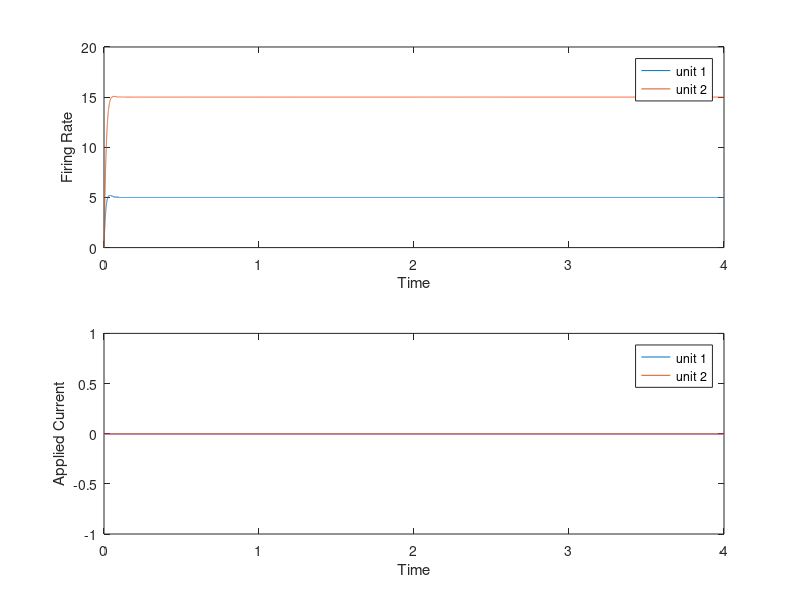
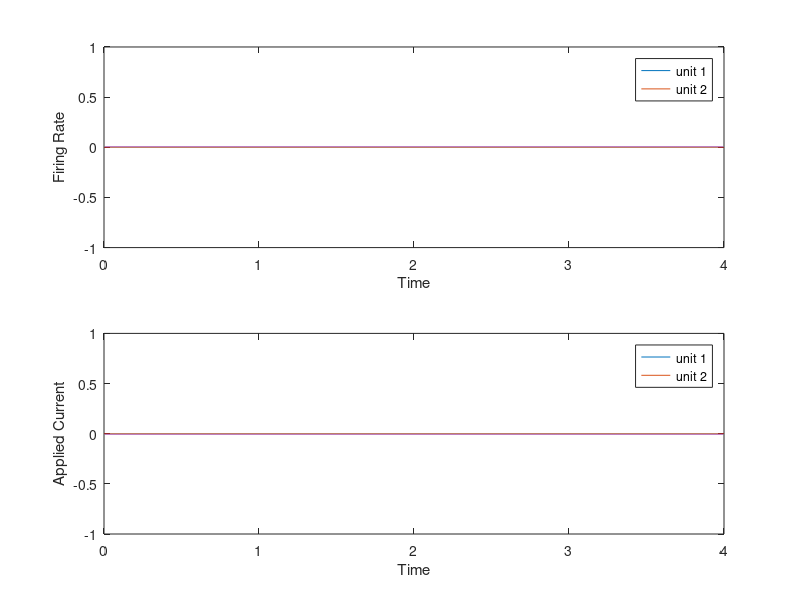
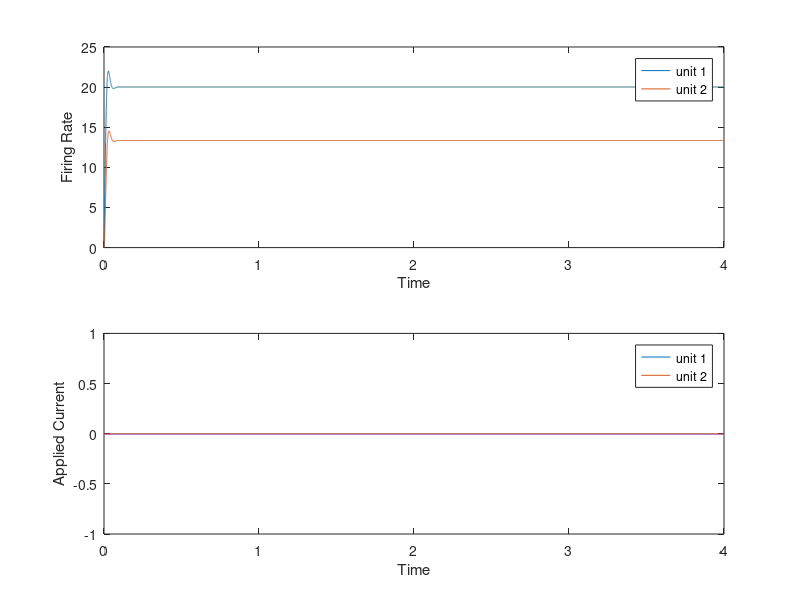
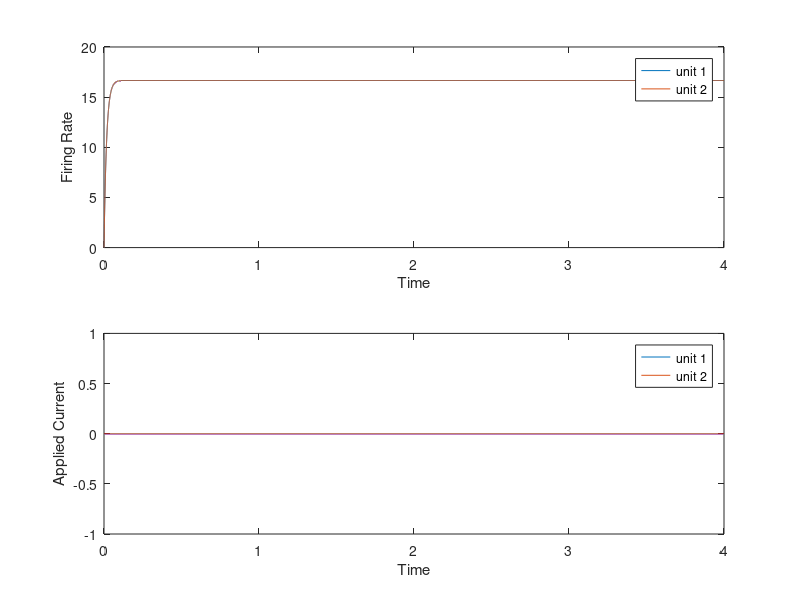

MATLAB code for these plots, in order:
% Tutorial 7.2 - Homework 8
%Code written by Connor Zawacki
%About: This code simulates several firing rate models with either 2 or 3
%units, carying connection strengths and thresholds. Each "trial" is
%analyzed in order to determine the type of dynamical system present
%(distinct states, choatic vs heteroclinic, etc.)

%%
tao = 10e-3;
dt = 0.1e-3;
tmax = 4;
tvec = 0:dt:tmax;
rmax = 100;
for trial=1:9
    r1vec = zeros(size(tvec));
    r2vec = zeros(size(tvec));
switch(trial)
    case{1}
        N=2;
        W = [0.6 1; -0.2 0];
        thresh1 = -5;
        thresh2 = -10;
        Iapp1 = zeros(size(tvec));
        %Iapp1(ceil(numel(Iapp1)/4):3*ceil(numel(Iapp1)/4)) = 5;
        Iapp2 = zeros(size(tvec));

        %unit 1 has mild self excitation and excites unit 2
        %unit 2 has no self connection and has mildly inhibits unit 1
        %both units are spontaneously active, but unit 2 more than 1

    case{2}
        N=2;
        W = [1.2 -0.3; -0.2 1.1];
        thresh1 = 10;
        thresh2 = 5;
        Iapp1 = zeros(size(tvec));
        Iapp2 = zeros(size(tvec));

        %unit 1 excites itself and slightly inhibits unit 2
        %unit 2 follows the same pattern, but to a lesser degree
        %unit 1 has a higher threshold for activity
    case{3}
        N=2;
        W = [2.5 2; -3 -2];
        thresh1 = -10;
        thresh2 = 0;
        Iapp1 = zeros(size(tvec));
        Iapp2 = zeros(size(tvec));

        %unit 1 excites itself a lot and excites unit 2 slightly less
        %unit 2 inhibits unit 1 a lot and inhibits itelf slightly less 
        %unit 1 is spontaneously active
        %unit 2 has no threshold for activity
    case{4}
        N=2;
        W = [0.8 -0.2; -0.4 0.6];
        thresh1 = -10;
        thresh2 = -10;
        Iapp1 = zeros(size(tvec));
        Iapp2 = zeros(size(tvec));

        %unit 1 has mild self excitation and slight inhibition of unit 2
        %unit 2 has mild self excitation(to a lesser degree) and slight inhibition (to a higher degree) of unit 2

        %both units are spontaneously active

    case{5}
        N=2;
        W = [2 1; -1.5 0];
        thresh1 = 0;
        thresh2 = 20;
        Iapp1 = zeros(size(tvec));
        Iapp2 = zeros(size(tvec));

        %unit 1 has self excitation twice as powerful as its excitation to
        %unit 2 has inhibition to unit 1 and no recurrent connections

        %unit 1 has no threshold for activity, unit 2 has a high threshold

    case{6}
        N=3;
        W = [1.5 0 1; 0 2 1; -2.5 -3 -1];
        thresh1 = -10;
        thresh2 = -5;
        thresh3 = 5;
        Iapp1 = zeros(size(tvec));
        Iapp2 = zeros(size(tvec));
        Iapp3 = zeros(size(tvec));
        r3vec = zeros(size(tvec));
        %unit 1 has self excitation and excites unit 3
        %unit 2 has self excitation and excites unit 3
        %unit 3 inhibits all units including itself

        %units 1 and 2 are spontaneously active, unit 3 has a low threshold
        %for activity

    case{7}
        N=3;
        W = [2.2 -0.5 0.9; -0.7 2 1.2; -1.6 -1.2 0];
        thresh1 = -18;
        thresh2 = -15;
        thresh3 = 0;
        r3vec = zeros(size(tvec));
        Iapp1 = zeros(size(tvec));
        Iapp2 = zeros(size(tvec));
        Iapp3 = zeros(size(tvec));

        %unit 1 self excites powerfuly, excites unit 3 mildly, and inhibits
        %unit 2 slightly

        %unit 2 inhibits 1 slightly, self excites powerfully, and excites
        %unit 3 mildly

        %unit 3 inhibits the other 2 units, and has no self connections

        %units 1 and 2 are spontaneously active, unit 3 has no threshold
        %for activity

    case{8}
        N=3;
        W = [2.05 -0.2 1.2; -0.05 2.1 0.5; -1.6 -4 0];
        thresh1 = -10;
        thresh2 = -20;
        thresh3 = 10;
        r3vec = zeros(size(tvec));
        Iapp1 = zeros(size(tvec));
        Iapp2 = zeros(size(tvec));
        Iapp3 = zeros(size(tvec));

        %unit 1 excites itself and unit 3 and slightly inhibits unit 2
        %unit 2 barely inhibits unit 1, self excites and slightly excites
        %unit 3

        %unit 3 inhibits unit 1, inhibits unit 2 a lot, and has no self
        %connection

        %units 1 and 2 are spontaneously active, unit 3 has a higher
        %threshold for activity
    case{9}
        N=3;
        W = [0.98 -0.015 -0.01; 0 0.99 -0.02; -0.02 0.005 1.01];
        thresh1 = -2;
        thresh2 = -1;
        thresh3 = -1;
        r3vec = zeros(size(tvec));
        Iapp1 = zeros(size(tvec));
        Iapp2 = zeros(size(tvec));
        Iapp3 = zeros(size(tvec));

        %unit1 self excites, and slightly inhibits other units
        %unit2 self excites and slightly inhibits unit 3
        %unit 3 self excites, slightly inhibits unit 1 and slightly
        %excites unit 2

        %all units are spontaneously active at a a low level, unit 1 more
        %than the other two

end
    %I found it most convinient to vary initial conditions and Iapp vecs
    %here so as to test several trials with a single run of the code
    %r2vec(1)=0;
    %r2vec(1)=0;
    %r3vec(1)=0;
    %Iapp1(ceil(numel(Iapp2)/2)-10000:ceil(numel(Iapp2)/2)-5000)=-50;
    %Iapp1(ceil(numel(Iapp2)/2)-10000:ceil(numel(Iapp2)/2)+5000)=-80;
    %Iapp2(ceil(numel(Iapp2)/2)-10000:ceil(numel(Iapp2)/2)+5000)=5;
    %Iapp3(ceil(numel(Iapp2)/2)-10000:ceil(numel(Iapp2)/2)+10000)=50;
    %Iapp2(ceil(numel(Iapp2)/2)+10000:ceil(numel(Iapp2)/2)+15000)=80;
    %Iapp1(ceil(numel(Iapp2)/2)-10000:ceil(numel(Iapp2)/2)-10000+floor(numel(Iapp2)/100))=-50;
    %the above are just a few of the different params I tried, obviously
    %with varyation in duration, level of applied current, inhibition vs
    %excitation, and different starting firing rates


    


    for i=2:numel(tvec)
        if N==3
            r1vec(i)= r1vec(i-1) + dt/tao*(-r1vec(i-1)-thresh1+Iapp1(i)+W(1,1)*r1vec(i-1)+W(2,1)*r2vec(i-1)+W(3,1)*r3vec(i-1));
            if r1vec(i)>rmax
                r1vec(i)=rmax;
            end
            if r1vec(i)<0
                r1vec(i)=0;
            end
            r2vec(i)= r2vec(i-1) + dt/tao*(-r2vec(i-1)-thresh2+Iapp2(i)+W(1,2)*r1vec(i-1)+W(2,2)*r2vec(i-1)+W(3,2)*r3vec(i-1));
            if r2vec(i)>rmax
                r2vec(i)=rmax;
            end
            if r2vec(i)<0
                r2vec(i)=0;
            end
            r3vec(i)= r3vec(i-1) + dt/tao*(-r3vec(i-1)-thresh3+Iapp3(i)+W(1,3)*r1vec(i-1)+W(2,3)*r2vec(i-1)+W(3,1)*r3vec(i-1));
            if r3vec(i)>rmax
                r3vec(i)=rmax;
            end
            if r3vec(i)<0
                r3vec(i)=0;
            end
        end
        if N==2
            r1vec(i)= r1vec(i-1) + dt/tao*(-r1vec(i-1)-thresh1+Iapp1(i)+W(1,1)*r1vec(i-1)+W(2,1)*r2vec(i-1));
            if r1vec(i)>rmax
                r1vec(i)=rmax;
            end
            if r1vec(i)<0
                r1vec(i)=0;
            end
            r2vec(i)= r2vec(i-1) + dt/tao*(-r2vec(i-1)-thresh2+Iapp2(i)+W(1,2)*r1vec(i-1)+W(2,2)*r2vec(i-1));
            if r2vec(i)>rmax
                r2vec(i)=rmax;
            end
            if r2vec(i)<0
                r2vec(i)=0;
            end
        end
    end

    figure(trial)
    subplot(2,1,1), plot(tvec,r1vec); ylabel("Firing Rate"), xlabel("Time")
    hold on;
    plot(tvec,r2vec);
    if N==3
        plot(tvec,r3vec)
    end
    legend("unit 1","unit 2","unit 3")%matlab will be unhappy when n=2 when you run this line, but it it will function properly anyway
    hold off;
    subplot(2,1,2), plot(tvec,Iapp1), ylabel("Applied Current"), xlabel("Time") 
    hold on;
    plot(tvec, Iapp2);
    if N==3
        plot(tvec,Iapp3)
    end
    legend("unit 1","unit 2","unit 3")
    hold off;

end
